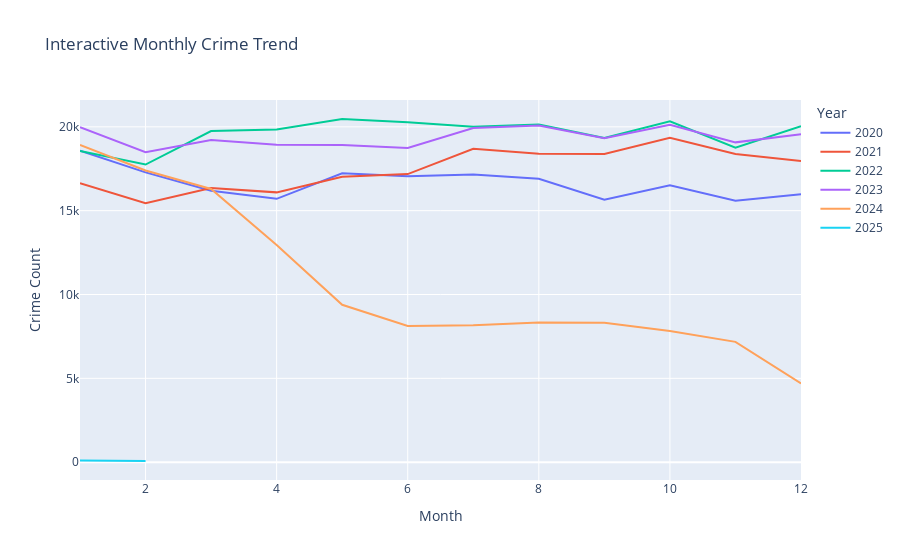

The notebook cell saved with this chart:
### Markdown cell above
# Crime Distribution by Month

### Code cell
import plotly.express as px
import pandas as pd

monthly_trend = df.groupby(['Year','Month']).size().reset_index(name='Crime Count')
fig = px.line(monthly_trend, x='Month', y='Crime Count', color='Year', title='Interactive Monthly Crime Trend')
fig.show()

### Figure 1 — Plotly figure (JSON) as saved in the notebook; plotly's stock layout.template omitted (floating-point values rounded to 4 significant figures)
{"data": [{"hovertemplate": "Year=2020<br>Month=%{x}<br>Crime Count=%{y}<extra></extra>", "legendgroup": "2020", "line": {"color": "#636efa", "dash": "solid"}, "marker": {"symbol": "circle"}, "mode": "lines", "name": "2020", "orientation": "v", "showlegend": true, "type": "scatter", "x": [1, 2, 3, 4, 5, 6, 7, 8, 9, 10, 11, 12], "xaxis": "x", "y": [18576, 17284, 16188, 15706, 17231, 17060, 17158, 16902, 15657, 16510, 15596, 15979], "yaxis": "y"}, {"hovertemplate": "Year=2021<br>Month=%{x}<br>Crime Count=%{y}<extra></extra>", "legendgroup": "2021", "line": {"color": "#EF553B", "dash": "solid"}, "marker": {"symbol": "circle"}, "mode": "lines", "name": "2021", "orientation": "v", "showlegend": true, "type": "scatter", "x": [1, 2, 3, 4, 5, 6, 7, 8, 9, 10, 11, 12], "xaxis": "x", "y": [16635, 15439, 16354, 16091, 17020, 17182, 18690, 18398, 18385, 19341, 18374, 17962], "yaxis": "y"}, {"hovertemplate": "Year=2022<br>Month=%{x}<br>Crime Count=%{y}<extra></extra>", "legendgroup": "2022", "line": {"color": "#00cc96", "dash": "solid"}, "marker": {"symbol": "circle"}, "mode": "lines", "name": "2022", "orientation": "v", "showlegend": true, "type": "scatter", "x": [1, 2, 3, 4, 5, 6, 7, 8, 9, 10, 11, 12], "xaxis": "x", "y": [18567, 17750, 19745, 19836, 20467, 20272, 20009, 20144, 19340, 20335, 18754, 20036], "yaxis": "y"}, {"hovertemplate": "Year=2023<br>Month=%{x}<br>Crime Count=%{y}<extra></extra>", "legendgroup": "2023", "line": {"color": "#ab63fa", "dash": "solid"}, "marker": {"symbol": "circle"}, "mode": "lines", "name": "2023", "orientation": "v", "showlegend": true, "type": "scatter", "x": [1, 2, 3, 4, 5, 6, 7, 8, 9, 10, 11, 12], "xaxis": "x", "y": [19972, 18489, 19213, 18936, 18909, 18744, 19932, 20082, 19320, 20124, 19074, 19551], "yaxis": "y"}, {"hovertemplate": "Year=2024<br>Month=%{x}<br>Crime Count=%{y}<extra></extra>", "legendgroup": "2024", "line": {"color": "#FFA15A", "dash": "solid"}, "marker": {"symbol": "circle"}, "mode": "lines", "name": "2024", "orientation": "v", "showlegend": true, "type": "scatter", "x": [1, 2, 3, 4, 5, 6, 7, 8, 9, 10, 11, 12], "xaxis": "x", "y": [18926, 17394, 16294, 12947, 9387, 8127, 8169, 8324, 8311, 7818, 7177, 4691], "yaxis": "y"}, {"hovertemplate": "Year=2025<br>Month=%{x}<br>Crime Count=%{y}<extra></extra>", "legendgroup": "2025", "line": {"color": "#19d3f3", "dash": "solid"}, "marker": {"symbol": "circle"}, "mode": "lines", "name": "2025", "orientation": "v", "showlegend": true, "type": "scatter", "x": [1, 2], "xaxis": "x", "y": [96, 70], "yaxis": "y"}], "layout": {"legend": {"title": {"text": "Year"}, "tracegroupgap": 0}, "title": {"text": "Interactive Monthly Crime Trend"}, "xaxis": {"anchor": "y", "domain": [0, 1], "title": {"text": "Month"}}, "yaxis": {"anchor": "x", "domain": [0, 1], "title": {"text": "Crime Count"}}}}
